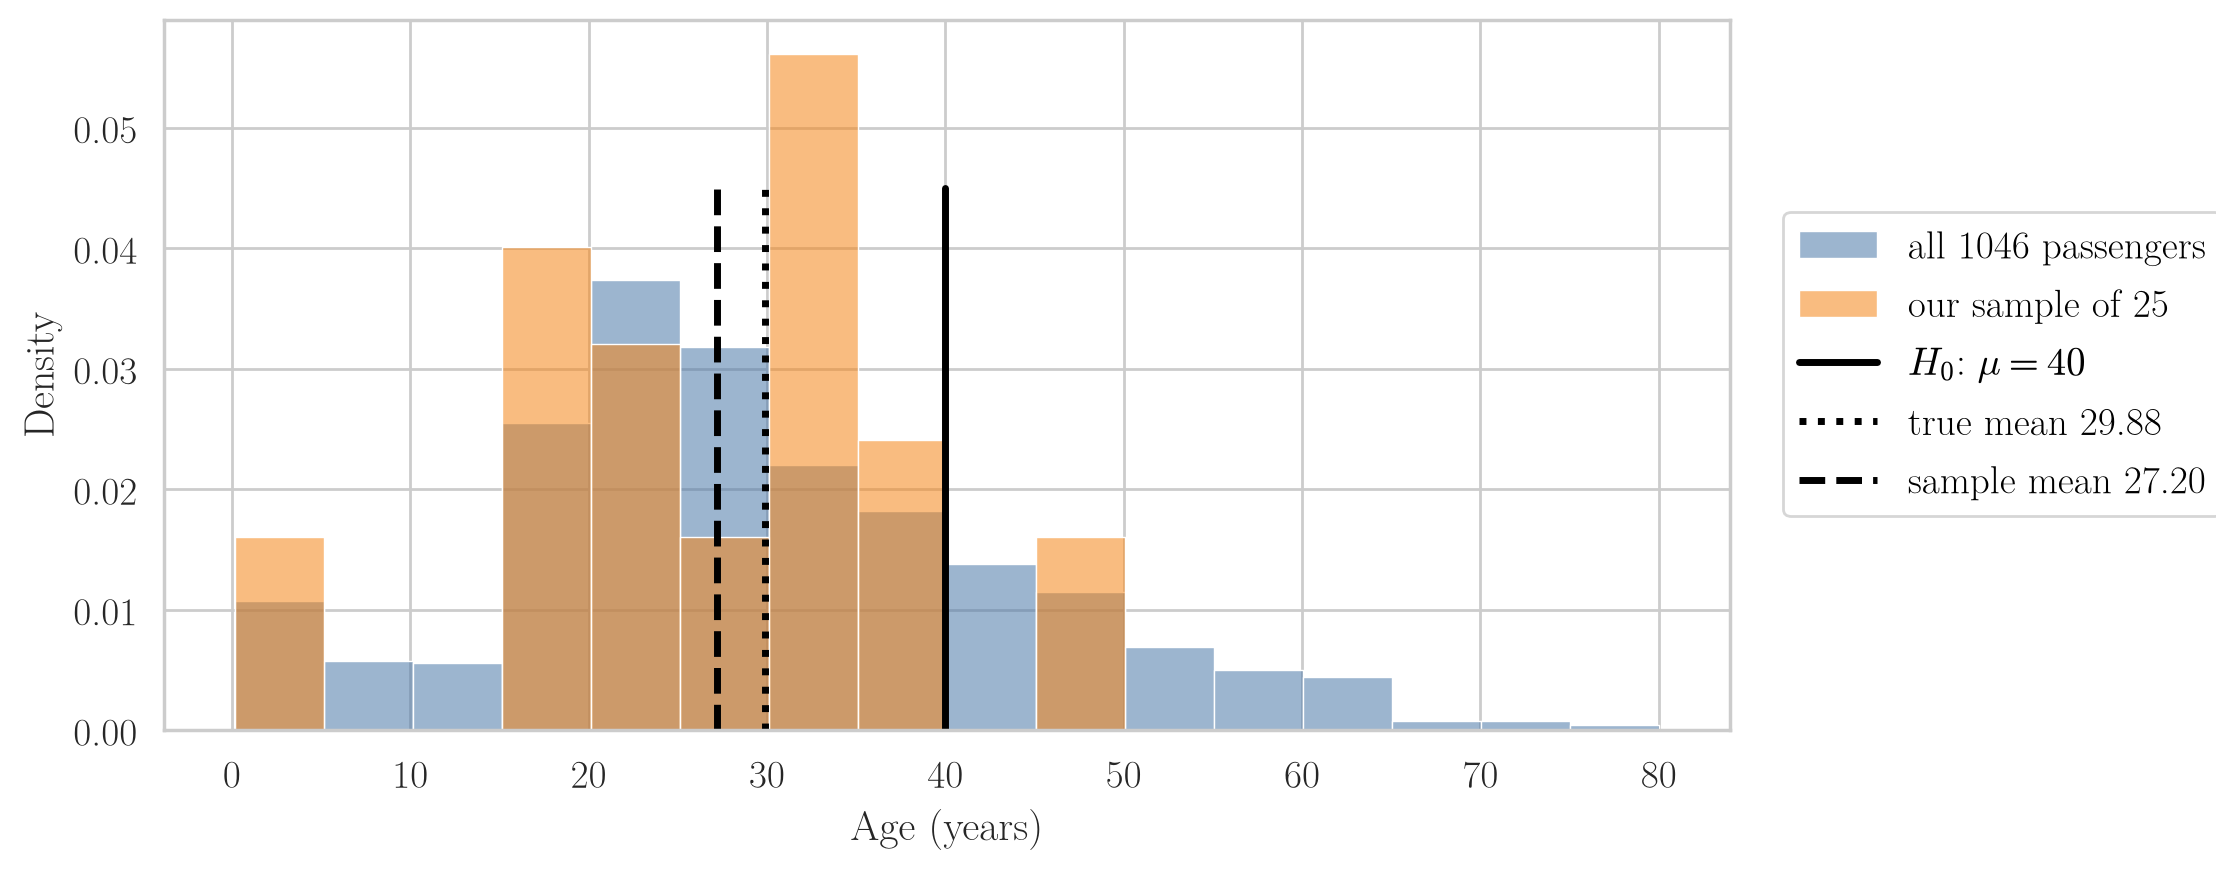

Recreate this plot in Python.
"""Titanic ages: the 1046 known ages (population) and our random sample of 25 (random_state=0), as density
histograms, with the H0 value 40 and the two means marked."""
from pathlib import Path
import pandas as pd
import seaborn as sns
import seaborn.objects as so

here = Path(__file__).parent
data = here.parent / "data"
ages = pd.concat([pd.read_csv(data / "titanic_train.csv"), pd.read_csv(data / "titanic_test.csv")]).Age.dropna().reset_index(drop=True)
sample = ages.sample(25, random_state=0)
df = pd.concat([pd.DataFrame({"Age": ages, "group": "all 1046 passengers"}),
                pd.DataFrame({"Age": sample, "group": "our sample of 25"})], ignore_index=True)
lines = pd.DataFrame({
    "Age": [40, 40, ages.mean(), ages.mean(), sample.mean(), sample.mean()],
    "y": [0, 0.045] * 3,
    "line": [r"$H_0$: $\mu = 40$"] * 2 + [f"true mean {ages.mean():.2f}"] * 2 + [f"sample mean {sample.mean():.2f}"] * 2,
})
THEME = {**sns.axes_style("whitegrid"), "font.family": "Latin Modern Roman", "font.size": 15,
         "axes.labelsize": 15, "xtick.labelsize": 14, "ytick.labelsize": 14, "legend.fontsize": 14, "mathtext.fontset": "cm"}
plot = (
    so.Plot(df, x="Age")
    .add(so.Bars(alpha=0.55, edgewidth=0.5), so.Hist(stat="density", binwidth=5, common_norm=False), color="group")
    .add(so.Line(linewidth=2.5, color="black"), data=lines, x="Age", y="y", linestyle="line", group="line")
    .scale(color={"all 1046 passengers": "#4C78A8", "our sample of 25": "#F58518"},
           linestyle={r"$H_0$: $\mu = 40$": "-", f"true mean {ages.mean():.2f}": ":",
                      f"sample mean {sample.mean():.2f}": "--"})
    .label(x="Age (years)", y="Density", color="", linestyle="")
    .layout(size=(9, 4.6))
    .theme(THEME)
)
plot.save(here / "titanic_age_sample.png", dpi=200, bbox_inches="tight")
plot.save(here / "titanic_age_sample.pdf", bbox_inches="tight")
